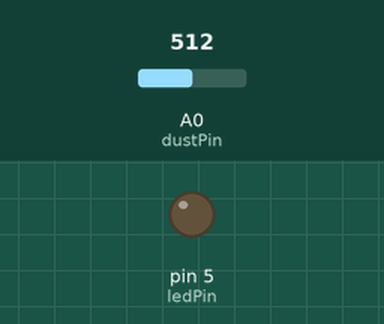
Simulated run of this sketch. Board: Arduino Uno, built with avr-gcc and run on an emulated ATmega328P. Shown: output pins drawn as LEDs (lit = HIGH). The inputs (shaded band) are chosen by the test bench; at power-on: A0 (dustPin) = 512. The modem accepts every AT command (registered, SIM ready, sends succeed) and sends nothing else; what the sketch prints to the serial monitor is not drawn.

Above: at 0.1 s.
At 20.2 s:
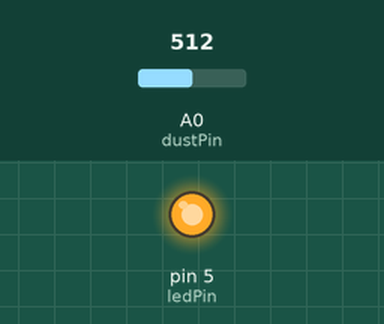
Timing chart, 0 to 21.7 s (numbered marks = the images above):
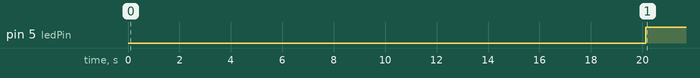

The sketch:

Deteksi_Ketebalan_Debu.ino
```cpp
#include <SoftwareSerial.h>

SoftwareSerial sim(2,3); // RX dan TX

int dustPin = A0; // dust sensor - Arduino A0 pin
int ledPin = 5; // led dust sensor - Arduino D5 pin
int Persen;
String pesan;
String Status = "LOW";

boolean low = false;
boolean med = false;
boolean hi = false;

float voltsMeasured = 0;
float calcVoltage = 0;
float dustDensity = 0;

void setup()
{
  Serial.begin(9600);
  sim.begin(9600);

  pinMode(ledPin,OUTPUT);
  delay(100);

  sim.println("AT");
  sim.println("AT+CMGF=1");
  sim.println("AT+CNMI=1,2,0,0,0");

  for(int i = 0; i < 20; i++){
    Serial.print(i);
    delay(1000);
  }
} // End Void Setup

void loop() {
  // put your main code here, to run repeatedly:
  digitalWrite(ledPin,LOW); // power on the LED
  delayMicroseconds(280);

  voltsMeasured = analogRead(dustPin); // read the dust value
  Persen = map(voltsMeasured, 228, 762, 0, 100);

  Serial.print("Ketebalan Debu : ");Serial.print(voltsMeasured);
  Serial.print(" | Kondisi Filter : "); Serial.print(Persen); Serial.println(" %");

  delayMicroseconds(40);
  digitalWrite(ledPin,HIGH); // turn the LED off
  delayMicroseconds(9680);

  //measure your 5v and change below
  calcVoltage = voltsMeasured * (5.0 / 1024.0); // Mengubah nilai integer menjadi float 0.0 - 5.0 volts
  dustDensity = 0.17 * calcVoltage - 0.1;
  delay(1000);

   if (Persen > 0 && Persen <= 30){
      Status = "LOW";
      low = true;
      med = false;
      hi = false;
   }
   else if (Persen > 31 && Persen <= 90){
      Status = "MED";
      med = true;
      low = false;
      hi = false;
   }
   else if (Persen >= 90){ // Sistem Notifikasi jika ketebalan 90% maka SIM800L kirim SMS
     if(!hi){
      eksekusi(1);
      Status = "HIGH";
      Serial.println("Filter Kotor");
      hi = true;
      low = false;
      med = false;
    }
   }

  // Sistem SMS (Jika kita SMS ke SIM800)
  if(Serial.available()){ // Cek apakah di Serial arduino ada pesan?
    sim.write(Serial.read()); // Kalau ada, peasn dari arduino di tulis di Serial SIM
  }

  if(sim.available() > 0 ){ // Jika di Serial SIM terdapat pesan
    pesan = sim.readStringUntil('\n'); // Maka, baca sampai ada newLine dan pesan akan
                                       // ditampung pada variabel 'pesan'
    Serial.println(pesan); // Cetak isi pesan pada Serial Arduino

    if(pesan == "Status\r"){ // Jika pesan yg dikirim pada Serial SIM bertuliskan "Status"
      eksekusi(2);
      Serial.println("Status Terkini");
    }
  }
} // End Void Loop

void eksekusi(int tipe){
  sim.println("AT+CMGF=1");
  delay(1000);
  sim.println("AT+CMGS=\"083831144432\"\r");
  delay(100);
  if(tipe == 1){
    sim.print("Filter Udara Kotor, silahkan cek dan bersihkan.\r");
  }
  else if(tipe == 2){
    sim.print("Kondisi filter : ");
    sim.print(Persen);
    sim.print("% - ");
    sim.println(Status);
    sim.print("\nLakukan Pengecekan Secara Berkala Agar Kondisi Filter Udara Tetap Bersih");
  }
  delay(100);
  sim.println((char)26);
} // End Void Eksekusi
```

Measured:
- by itself, pin 5 (ledPin): LOW → HIGH at 20.1 s
